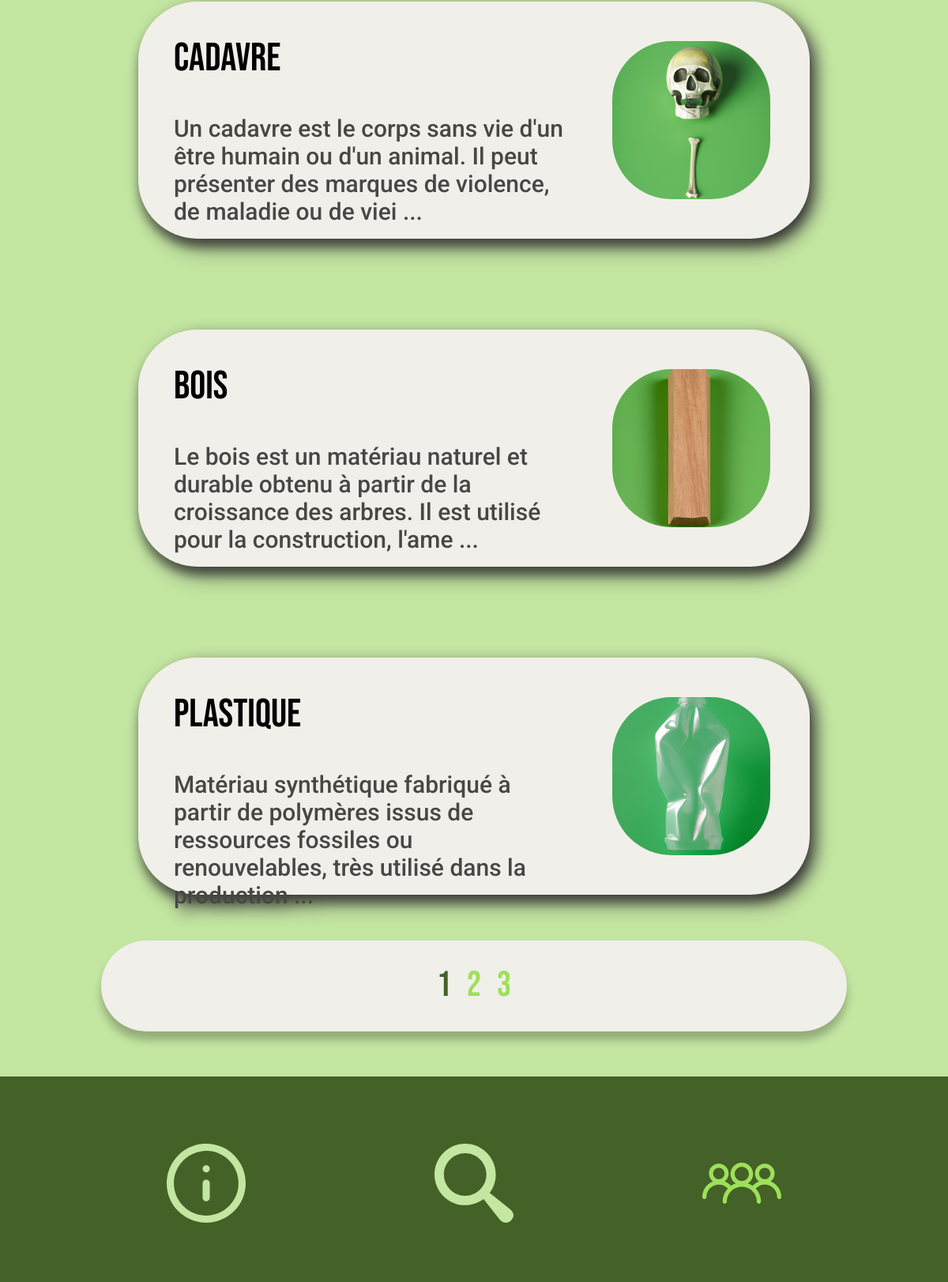
/popular (lower part), run on an earlier commit of the app's database.
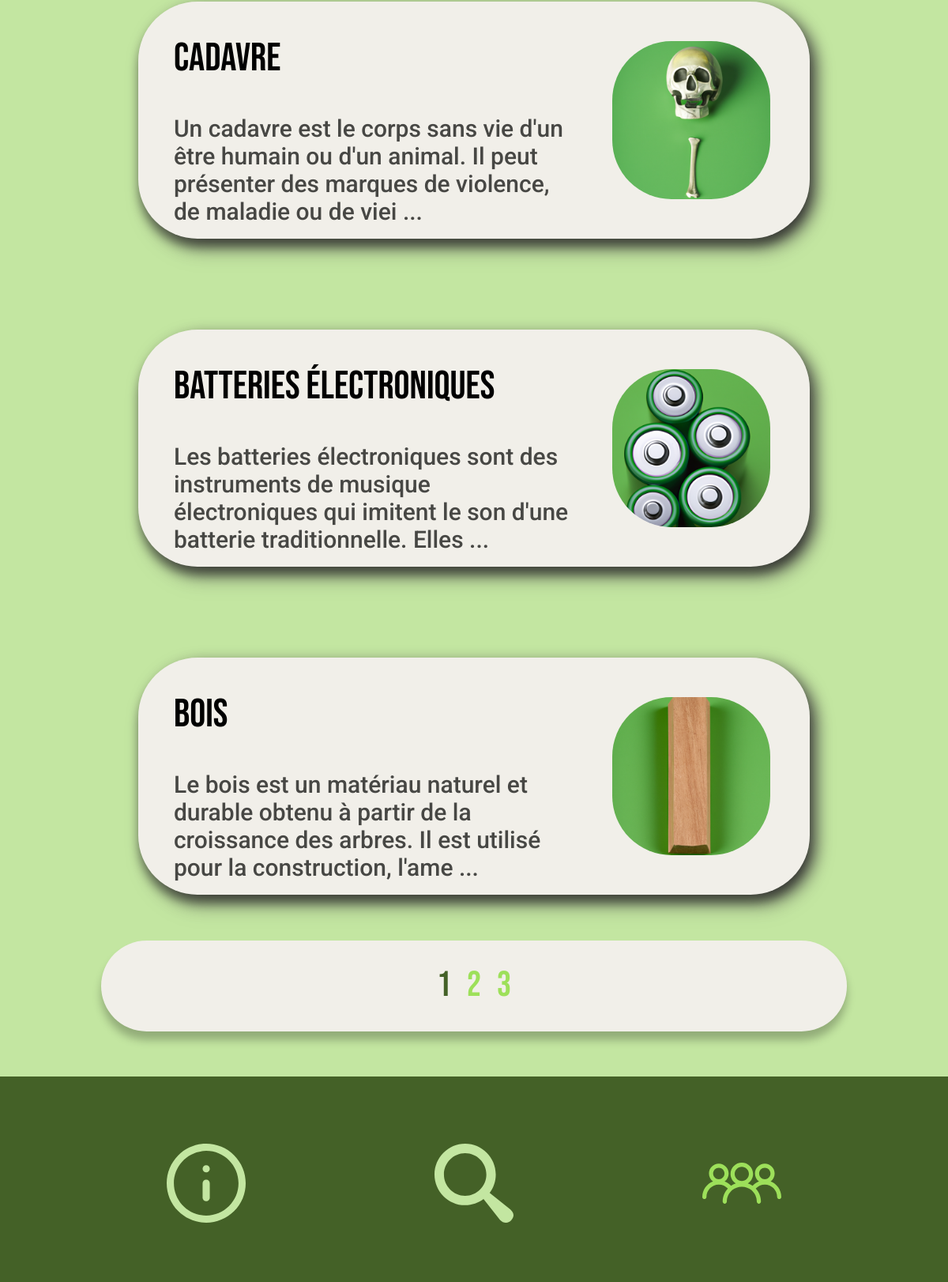
And on a later commit of the database.
### app/models.py (models this page shows, shortened)
class Waste(db.Model):
    id = db.Column(db.Integer, primary_key=True)
    name = db.Column(db.String(50), unique=True, nullable=False)
    description = db.Column(db.Text, nullable=False)
    list_recycling_possibilitites = db.Column(db.Text, nullable=False)
    nb_views = db.Column(db.Integer, nullable=False, default=0)
    last_viewed = db.Column(db.DateTime, nullable=False,
                            default=datetime.utcnow)

### app/wastes/routes.py (the view)
@wastes_bp.route('/popular')
def popular():
    page = request.args.get('page', 1, type=int)
    wastes = Waste.query.order_by(
        Waste.nb_views.desc()).paginate(page=page, per_page=10)
    return render_template('popular.html', wastes=wastes, title='Popular', location='popular')

### app/templates/popular.html (shortened to what this page needs)
{%extends "layout.html"%}
{% block head%}
<link rel="stylesheet" href="{{ url_for('static', filename='css/article-waste-container.css') }}">
{% endblock %}
{% block content %}
<div class="div-content-site">
    {% for waste in wastes.items %}
    <div class="content-container">
        <a href="{{ url_for('wastes.waste', waste_id=waste.id) }}" target="_self">
            <div class="text-container">
                <h2>{{ waste.name }}</h2>
                {% if waste.description[:130] !=  waste.description[:131] %}
                <p>{{ waste.description[:130] + ' ...' }}</p>
                {% else %}
                <p>{{ waste.description }}</p>
                {% endif %}
            </div>
            <div class="image-container">
                <img src={{ url_for('static', filename='uploads/wastes/' + waste.name + '.png' ) }} alt="Image">
            </div>
        </a>
    </div>
    {% endfor %}
    {% if wastes.pages > 1 %}
    <div class="page-container">
        {% for page_num in wastes.iter_pages() %}
        {% if page_num %}
        {% if wastes.page == page_num %}
        <a class="active" href="{{ url_for('wastes.popular', page=page_num) }}">{{ page_num }}</a>
        {% else %}
        <a class="inactive" href="{{ url_for('wastes.popular', page=page_num) }}">{{ page_num }}</a>
        {% endif %}
        {% else %}
        ...
        {% endif %}
        {% endfor %}
    </div>
    {% endif %}
</div>
{% endblock content %}

What changed in the data, as far as the page shows it:
no longer on this page (row unchanged): Waste: name "plastique", description "Matériau synthétique fabriqué à partir de polymères issus de ressources fossiles ou renouvelables, très utilisé dans la production ...", name (picture)
now on this page (row edited): Waste: name "batteries électroniques", description "Les batteries électroniques sont des instruments de musique électroniques qui imitent le son d'une batterie traditionnelle. Elles ...", name (picture)
